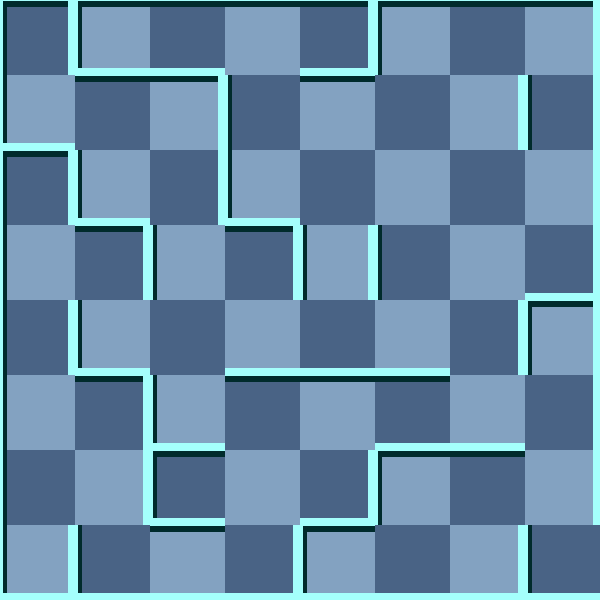

This game map was drawn from its Tiled (.tmx) file and the tilesets committed beside it. A one-line description and the trimmed map source follow:
An orthogonal 8x8 tile map with 75x75 px tiles, 2 tile layers (background, 块层 1) and 3 objects (Exit, Player, WhiteMummy).

<map version="1.0" orientation="orthogonal" width="8" height="8" tilewidth="75" tileheight="75">
 <tileset firstgid="1" name="wall" tilewidth="75" tileheight="75">
  <image source="gfx/wall.png" width="300" height="375" />
  <tile id="0">
   <properties>
    <property name="ValOfWall" value="0" />
   </properties>
  </tile>
  <tile id="1">
   <properties>
    <property name="ValOfWall" value="1" />
   </properties>
  </tile>
  <tile id="2">
   <properties>
    <property name="ValOfWall" value="2" />
   </properties>
  </tile>
  <tile id="3">
   <properties>
    <property name="ValOfWall" value="3" />
   </properties>
  </tile>
  <tile id="4">
   <properties>
    <property name="ValOfWall" value="4" />
   </properties>
  </tile>
  <tile id="5">
   <properties>
    <property name="ValOfWall" value="5" />
   </properties>
  </tile>
  <tile id="6">
   <properties>
    <property name="ValOfWall" value="6" />
   </properties>
  </tile>
  <tile id="7">
   <properties>
    <property name="ValOfWall" value="7" />
   </properties>
  </tile>
  <tile id="8">
   <properties>
    <property name="ValOfWall" value="8" />
   </properties>
  </tile>
  <tile id="9">
   <properties>
    <property name="ValOfWall" value="9" />
   </properties>
  </tile>
  <tile id="10">
   <properties>
    <property name="ValOfWall" value="10" />
   </properties>
  </tile>
  <tile id="11">
   <properties>
    <property name="ValOfWall" value="11" />
   </properties>
  </tile>
  <tile id="12">
   <properties>
    <property name="ValOfWall" value="12" />
   </properties>
  </tile>
  <tile id="13">
   <properties>
    <property name="ValOfWall" value="13" />
   </properties>
  </tile>
  <tile id="14">
   <properties>
    <property name="ValOfWall" value="14" />
   </properties>
  </tile>
  <tile id="15">
   <properties>
    <property name="ValOfWall" value="15" />
   </properties>
  </tile>
  <tile id="18">
   <properties>
    <property name="ValOfWall" value="-1" />
   </properties>
  </tile>
 </tileset>
 <layer name="background" width="8" height="8">
  <data>[64 cells, 64 non-empty, 2 distinct tile ids]</data>
 </layer>
 <layer name="块层 1" width="8" height="8">
  <data>[64 cells, 64 non-empty, 15 distinct tile ids]</data>
 </layer>
 <objectgroup name="对象层 1" width="8" height="8">
  <object name="Exit" x="600" y="525" />
  <object name="Player" x="150" y="300">
   <properties>
    <property name="value" value="1" />
   </properties>
  </object>
  <object name="WhiteMummy" x="75" y="225">
   <properties>
    <property name="value" value="21" />
   </properties>
  </object>
 </objectgroup>
</map>
